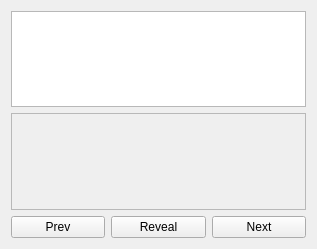
<?xml version="1.0" encoding="UTF-8"?>
<ui version="4.0">
 <class>Form</class>
 <widget class="QWidget" name="Form">
  <property name="geometry">
   <rect>
    <x>0</x>
    <y>0</y>
    <width>317</width>
    <height>249</height>
   </rect>
  </property>
  <property name="windowTitle">
   <string>Form</string>
  </property>
  <layout class="QVBoxLayout" name="verticalLayout">
   <item>
    <widget class="QTextBrowser" name="topText"/>
   </item>
   <item>
    <widget class="QTextBrowser" name="bottomText">
     <property name="enabled">
      <bool>false</bool>
     </property>
    </widget>
   </item>
   <item>
    <layout class="QHBoxLayout" name="horizontalLayout">
     <item>
      <widget class="QPushButton" name="prevButton">
       <property name="text">
        <string>Prev</string>
       </property>
      </widget>
     </item>
     <item>
      <widget class="QPushButton" name="revealButton">
       <property name="text">
        <string>Reveal</string>
       </property>
      </widget>
     </item>
     <item>
      <widget class="QPushButton" name="nextButton">
       <property name="text">
        <string>Next</string>
       </property>
      </widget>
     </item>
    </layout>
   </item>
  </layout>
 </widget>
 <resources/>
 <connections/>
</ui>
